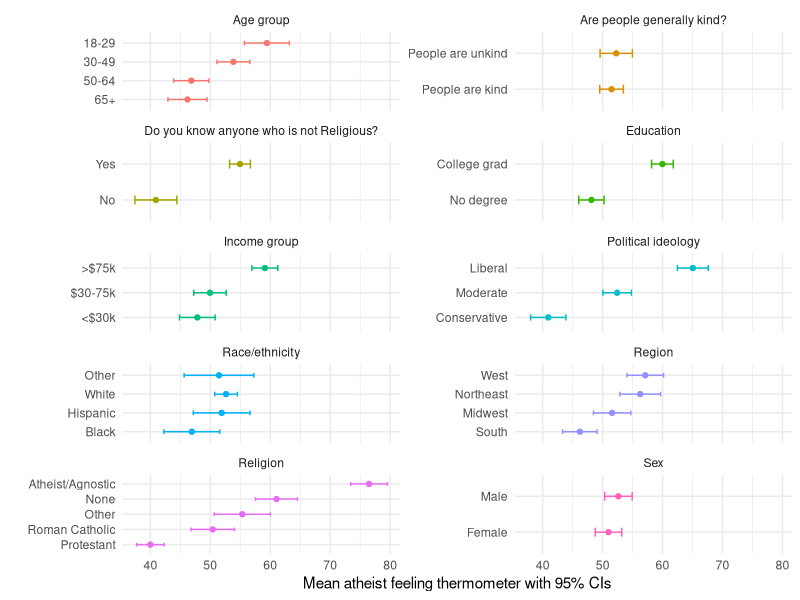
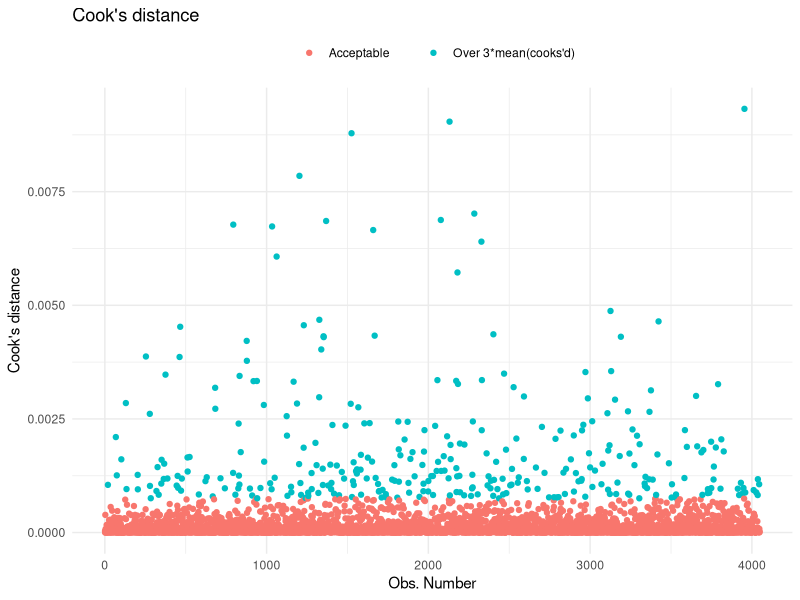
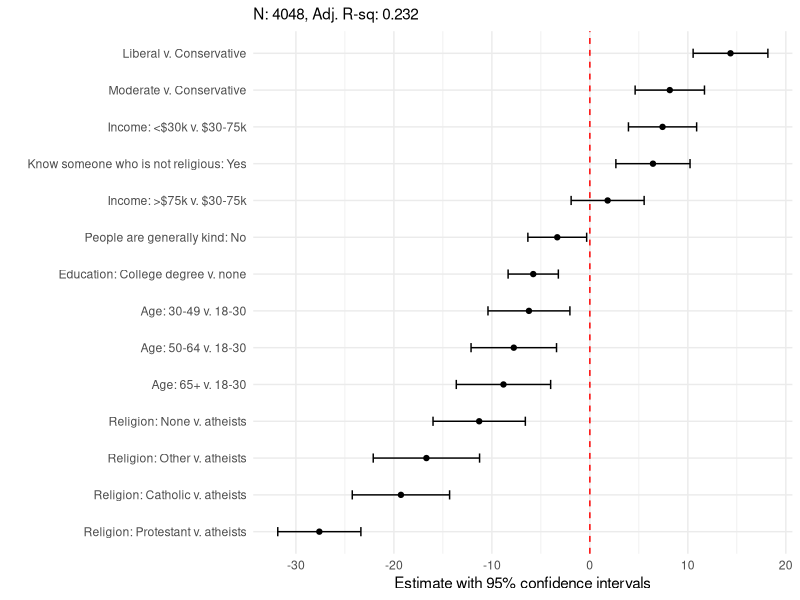

Write the R code that produced these figures, in order. (Note: this script raises an error after producing the figures.)
## ---- chunk 1
knitr::opts_chunk$set(fig.width=12, fig.height=8, 
                      warning=FALSE, message=FALSE, eval=TRUE,
                      cache=TRUE, echo=TRUE)

## ---- chunk 2


'# PROLOG   #################################################'   

'# PROJECT: REGRESSION IN R EXERCISES #'   
'# PURPOSE: MULTIVARIATE REGRESSION SURVEY DATA #'   
'# DIR:     Dropbox/R/RegressionInR #'   
'# DATA:    R11705472_SL320.csv #'   
'# AUTHOR:  Todd COMBS #'   
'# CREATED: JULY 29, 2018 #'   
'# LATEST:  JUL 29, 2018 #'   
'# NOTES:   Multivariate regression of Atheist feeling thermometer #'   
'#          Data from Pew religion survey 2017 #'
'# PROLOG   ################################################'  

## ---- chunk 3
ar2 <- function (srm) # where srm is the survey regression model object
{
  r2 = (srm$null.deviance - srm$deviance)/srm$null.deviance
  adjust = srm$df.null/(srm$df.null - length(coef(srm)))
  value = 1 - ((1 - r2) * adjust)
  return(value)
} 

# Then use ar2(YOURMODELNAME) to calculate the value.
## ---- chunk 4

#libraries
library(tidyverse)
library(magrittr)
library(lmtest)
library(haven)
library(labelled)
library(survey)
library(car)
library(sandwich)

# ADJ R SQUARED FUNCTION 

#adjusted r-squared function
ar2 <- function (srm) # where srm is the survey regression model object
{
  r2 = (srm$null.deviance - srm$deviance)/srm$null.deviance
  adjust = srm$df.null/(srm$df.null - length(coef(srm)))
  value = 1 - ((1 - r2) * adjust)
  return(value)
}  
# data
r <- read_spss("ATP W24.sav")

## ---- chunk 5

# make variable dictionary
rlabs <- tibble(var = names(r), labels =as.character(var_label(r)))
rlabs2 <- rlabs %>%
  mutate(labels = str_sub(labels,start=95))
# rename vars
r <- r %>%
  rename(atheistFT = REL3F_W24, 
         weight = WEIGHT_W24,
         relig = F_RELIG_FINAL,
         ideo = F_IDEO_FINAL,
         income = F_INCOME_FINAL,
         raceth = F_RACETHN_RECRUITMENT,
         ed = F_EDUCCAT_FINAL,
         age = F_AGECAT_FINAL,
         reg = F_CREGION_FINAL,
         sex = F_SEX_FINAL,
         knowNonRelig = REL5_W24,
         kind = KIND1_W24)

r <- r %>%
  select(atheistFT,weight, relig, ideo, income, raceth,
         ed, age, reg, sex, knowNonRelig, kind)

# recodes

r <- r %>%
  mutate(relig = case_when(relig==1~"Protestant",
                           relig==2~"Roman Catholic",
                           relig %in% 9:10~"Atheist/Agnostic",
                           relig==12~"None",
                           relig %in% c(3:8,11,13:14)~"Other"),
         ideo = case_when(ideo %in% 1:2~"Conservative",
                          ideo==3~"Moderate",
                          ideo %in% 4:5~"Liberal"),
         income = case_when(income %in% 1:3~"<$30k",
                            income %in% 4:6~"$30-75k",
                            income %in% 7:9~">$75k"),
         raceth = case_when(raceth==1~"White",
                            raceth==2~"Black",
                            raceth==3~"Hispanic",
                            raceth==4~"Other"),
         ed = case_when(ed==1~"College grad",
                        ed %in% 2:3~"No degree"),
         age = case_when(age==1~"18-29",
                         age==2~"30-49",
                         age==3~"50-64",
                         age==4~"65+"),
         reg = case_when(reg==1~"Northeast",
                         reg==2~"Midwest",
                         reg==3~"South",
                         reg==4~"West"),
         sex = case_when(sex==1~"Male",
                         sex==2~"Female"),
         knowNonRelig = case_when(knowNonRelig==1~"Yes",
                                  knowNonRelig==2~"No"),
         kind = case_when(kind==1~"People are kind",
                          kind==2~"People are unkind"))
r <- r %>%
  mutate_at(vars(3:12),factor)
  
 
 
rs <- svydesign(ids=~1, data=na.omit(r), weights=~weight)  

## ---- chunk 6

#create empty list to catch tables
mylist <- vector('list',ncol(rs$variables)-2)
# get IV names
myvars2 <- names(r)[3:12]

# write function to create weighted means by group
scsloop <- function( vars , design ){ as_tibble(svyby(~atheistFT,by= as.formula( paste0( "~" , vars ) ) , design , FUN=svymean, na.rm=T, vartype = 'ci')) }

# apply function
for (i in 1:length(mylist)) {
  mylist[[i]] <- scsloop(myvars2[i], rs)
  mylist[[i]] <- mylist[[i]] %>%
    mutate(var = as.character(myvars2[i]))
  names(mylist[[i]])[1] <- "IV"
}

# to tibble
mytabs <- bind_rows(mylist)

# pretty labels
mytabs <- mytabs %>%
  mutate(var = case_when(var=='relig'~"Religion",
                         var=="ideo"~"Political ideology",
                         var=="income"~"Income group",
                         var=="age"~"Age group",
                         var=="ed"~"Education",
                         var=="kind"~"Are people generally kind?",
                         var=="knowNonRelig"~"Do you know anyone who is not Religious?",
                         var=="raceth"~"Race/ethnicity",
                         var=="sex"~"Sex", 
                         var=="reg"~"Region"))
# plot
g <- mytabs %>%
  ggplot(aes(y=reorder(IV, atheistFT),
             x=atheistFT, xmin=ci_l, xmax=ci_u,color=var))

g <- g + geom_errorbarh(height=0.25) + geom_point() +
  facet_wrap(~var, scales='free_y', nrow = 5) + 
  theme_minimal() + theme(legend.position = 'none') +
  labs(x="Mean atheist feeling thermometer with 95% CIs",
       y="")


g


## ---- chunk 7

m1 <- svyglm(atheistFT~relig+ideo+income+raceth+ed+age+
               reg+sex+knowNonRelig+kind,
             design=rs)  
  
m2 <- svyglm(atheistFT~relig+income+ed+age+knowNonRelig+ideo+kind,
             design=rs)  



ar2(m2)

## ---- chunk 8

# SVYGLM computes robust standard errors so these should suffice for
# potential heteroskedasticity

# outliers/influential obs
g <- ggplot(m2, aes(seq_along(.cooksd), .cooksd))
r2 <- as_tibble(g$data)
r3 <- rs$variables %>%
  mutate(cooksd = r2 %$% .cooksd)

r3 <- r3 %>%
  mutate(high = case_when(cooksd>mean(cooksd)*3~"Over 3*mean(cooks'd)",
                          cooksd<=mean(cooksd)*3~"Acceptable        "),
         obs = row_number()) 

g <- r3 %>%
  ggplot(aes(x=obs, y=cooksd, color=high))

g <- g + geom_point()


g <- g+labs(x="Obs. Number", y="Cook's distance", color="",title="Cook's distance")

g <- g  + theme_minimal() + theme(legend.position = 'top')

g

rs2 <- svydesign(ids=~1, data=r3, weights=~weight)

rs3 <- subset(rs2, cooksd<0.005)


m3 <- svyglm(atheistFT~relig+income+ed+age+knowNonRelig+ideo+kind,
             design=rs3)  

# coefs aren't that different, so we'll use all obs (m2)


## ---- chunk 9

# coefplot

myco <- summary(m2)$coef[-1,1:2]

myco <- as_tibble(myco) %>%
  mutate(lab=c("Religion: None v. atheists",
        "Religion: Other v. atheists",
        "Religion: Protestant v. atheists",
        "Religion: Catholic v. atheists",
        "Income: <$30k v. $30-75k",
        "Income: >$75k v. $30-75k",
        "Education: College degree v. none",
        "Age: 30-49 v. 18-30",
        "Age: 50-64 v. 18-30",
        "Age: 65+ v. 18-30",
        "Know someone who is not religious: Yes",
        "Liberal v. Conservative",
        "Moderate v. Conservative",
        "People are generally kind: No"))

names(myco) <-  c("est","se","lab")

myco <- myco %>%
  mutate(lb=est-se*1.96,
         ub=est+se*1.96)
  
# plot

g <- myco %>%
  ggplot(aes(x=est,xmin=lb,xmax=ub,y=reorder(lab,est)))

g <- g + geom_errorbarh(height=0.25) + geom_point()

g <- g + labs(x="Estimate with 95% confidence intervals",
              y="",subtitle="N: 4048, Adj. R-sq: 0.232")
g <- g + geom_vline(xintercept=0,color="red",linetype=2) +
  theme_minimal()

g
  

## ---- chunk 10

# predictions

# liberal v. conservative

r4 <- r3 %>%
  select(1:12)

map(r4 %>% select(-weight,-atheistFT), table)

lib <- as_tibble(r4) %>%
  mutate(relig = as_factor("Protestant", levels=levels(r %$% relig)),
         ideo = as_factor("Liberal", levels=levels(r %$% ideo)),
         income=as_factor("$30-75k", levels=levels(r %$% income)),
         raceth=as_factor("White", levels=levels(r %$% raceth)),
         ed=as_factor("College grad", levels=levels(r %$% ed)),
         age=as_factor("50-64", levels=levels(r %$% age)),
         knowNonRelig= as_factor("Yes", levels(r %$% knowNonRelig)),
         kind = as_factor("People are kind", levels(r %$% kind)))

cons <- as_tibble(r4) %>%
  mutate(relig = as_factor("Protestant", levels=levels(r %$% relig)),
         ideo = as_factor("Conservative", levels=levels(r %$% ideo)),
         income=as_factor("$30-75k", levels=levels(r %$% income)),
         raceth=as_factor("White", levels=levels(r %$% raceth)),
         ed=as_factor("College grad", levels=levels(r %$% ed)),
         age=as_factor("50-64", levels=levels(r %$% age)),
         knowNonRelig= as_factor("Yes", levels(r %$% knowNonRelig)),
         kind = as_factor("People are kind", levels(r %$% kind)))

# Protestant v. non-religious
prot <- as_tibble(r4) %>%
  mutate(relig = as_factor("Protestant", levels=levels(r %$% relig)),
         ideo = as_factor("Moderate", levels=levels(r %$% ideo)),
         income=as_factor("$30-75k", levels=levels(r %$% income)),
         raceth=as_factor("White", levels=levels(r %$% raceth)),
         ed=as_factor("College grad", levels=levels(r %$% ed)),
         age=as_factor("50-64", levels=levels(r %$% age)),
         knowNonRelig= as_factor("Yes", levels(r %$% knowNonRelig)),
         kind = as_factor("People are kind", levels(r %$% kind)))

norel <- as_tibble(r4) %>%
  mutate(relig = as_factor("None", levels=levels(r %$% relig)),
         ideo = as_factor("Moderate", levels=levels(r %$% ideo)),
         income=as_factor("$30-75k", levels=levels(r %$% income)),
         raceth=as_factor("White", levels=levels(r %$% raceth)),
         ed=as_factor("College grad", levels=levels(r %$% ed)),
         age=as_factor("50-64", levels=levels(r %$% age)),
         knowNonRelig= as_factor("Yes", levels(r %$% knowNonRelig)),
         kind = as_factor("People are kind", levels(r %$% kind)))

lp <- predict(m2, newdata = lib, se.fit=T)
lp <- tibble(est=lp[1], se=sqrt(attr(lp,"var")[1]),varn="Liberal Protestant")

cp <- predict(m2, newdata = cons, se.fit=T)
cp <- tibble(est=cp[1], se=sqrt(attr(cp,"var")[1]),varn="Conservative Protestant")

pp <- predict(m2, newdata = prot, se.fit=T)
pp <- tibble(est=pp[1], se=sqrt(attr(pp,"var")[1]),varn="Protestant-Moderate")

np <- predict(m2, newdata = norel, se.fit=T)
np <- tibble(est=np[1], se=sqrt(attr(np,"var")[1]),varn="Not religious-Moderate")


mypred <- bind_rows(lp,cp,pp,np)
mypred <- mypred %>%
  mutate(lb=est-se*1.96,
         ub=est+se*1.96)

g <- mypred %>%
  ggplot(aes(x=varn, y=est, ymin=lb, ymax=ub))

g <- g + geom_errorbar(width=0.25) + geom_point()

g <- g + labs(y="Predicted Atheist feeling thermometer (95% CIs)",
              x="") + theme_minimal()

g
